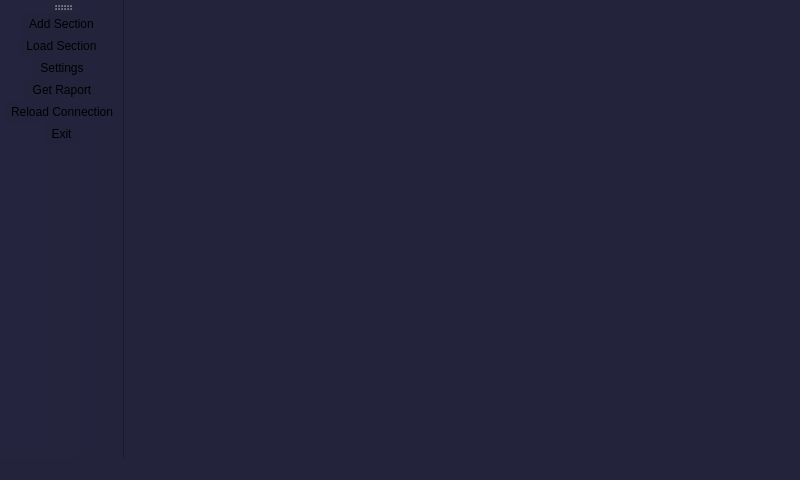
<?xml version="1.0" encoding="UTF-8"?>
<ui version="4.0">
 <class>MainWindow</class>
 <widget class="QMainWindow" name="MainWindow">
  <property name="geometry">
   <rect>
    <x>0</x>
    <y>0</y>
    <width>800</width>
    <height>480</height>
   </rect>
  </property>
  <property name="minimumSize">
   <size>
    <width>800</width>
    <height>480</height>
   </size>
  </property>
  <property name="maximumSize">
   <size>
    <width>800</width>
    <height>480</height>
   </size>
  </property>
  <property name="windowTitle">
   <string>MainWindow</string>
  </property>
  <property name="styleSheet">
   <string notr="true">background-color: rgb(35, 35, 60);</string>
  </property>
  <widget class="QWidget" name="centralWidget">
   <widget class="SectionsManager" name="sectionsManager" native="true">
    <property name="geometry">
     <rect>
      <x>40</x>
      <y>20</y>
      <width>651</width>
      <height>341</height>
     </rect>
    </property>
   </widget>
  </widget>
  <widget class="QMenuBar" name="menuBar">
   <property name="geometry">
    <rect>
     <x>0</x>
     <y>0</y>
     <width>800</width>
     <height>22</height>
    </rect>
   </property>
  </widget>
  <widget class="QToolBar" name="mainToolBar">
   <attribute name="toolBarArea">
    <enum>LeftToolBarArea</enum>
   </attribute>
   <attribute name="toolBarBreak">
    <bool>false</bool>
   </attribute>
   <addaction name="actionAddSection"/>
   <addaction name="actionLoadSection"/>
   <addaction name="actionSettings"/>
   <addaction name="actionGetRaport"/>
   <addaction name="actionReloadConnection"/>
   <addaction name="actionExit"/>
  </widget>
  <widget class="QStatusBar" name="statusBar"/>
  <action name="actionExit">
   <property name="icon">
    <iconset resource="../resources/resources.qrc">
     <normaloff>:/Icons/toolbar_power_off.svg</normaloff>:/Icons/toolbar_power_off.svg</iconset>
   </property>
   <property name="text">
    <string>Exit</string>
   </property>
  </action>
  <action name="actionAddSection">
   <property name="icon">
    <iconset resource="../resources/resources.qrc">
     <normaloff>:/Icons/toolbar_new_section.svg</normaloff>:/Icons/toolbar_new_section.svg</iconset>
   </property>
   <property name="text">
    <string>Add Section</string>
   </property>
  </action>
  <action name="actionLoadSection">
   <property name="icon">
    <iconset resource="../resources/resources.qrc">
     <normaloff>:/Icons/toolbar_load_section.svg</normaloff>:/Icons/toolbar_load_section.svg</iconset>
   </property>
   <property name="text">
    <string>Load Section</string>
   </property>
  </action>
  <action name="actionSettings">
   <property name="icon">
    <iconset resource="../resources/resources.qrc">
     <normaloff>:/Icons/toolbar_settings.svg</normaloff>:/Icons/toolbar_settings.svg</iconset>
   </property>
   <property name="text">
    <string>Settings</string>
   </property>
  </action>
  <action name="actionGetRaport">
   <property name="icon">
    <iconset resource="../resources/resources.qrc">
     <normaloff>:/Icons/toolbar_raport.svg</normaloff>:/Icons/toolbar_raport.svg</iconset>
   </property>
   <property name="text">
    <string>Get Raport</string>
   </property>
  </action>
  <action name="actionReloadConnection">
   <property name="icon">
    <iconset resource="../resources/resources.qrc">
     <normaloff>:/Icons/toolbar_refresh_connection.svg</normaloff>:/Icons/toolbar_refresh_connection.svg</iconset>
   </property>
   <property name="text">
    <string>Reload Connection</string>
   </property>
  </action>
 </widget>
 <layoutdefault spacing="6" margin="11"/>
 <customwidgets>
  <customwidget>
   <class>SectionsManager</class>
   <extends>QWidget</extends>
   <header location="global">sectionsmanager.h</header>
   <container>1</container>
  </customwidget>
 </customwidgets>
 <resources>
  <include location="../resources/resources.qrc"/>
 </resources>
 <connections/>
</ui>
